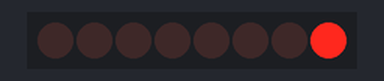
Recording of a sketch running on a simulated Arduino Uno, built with avr-gcc and run on an emulated ATmega328P. Parts: 8 shift-register outputs drawn as a row of LEDs (first output left, lit = HIGH). Wiring (inferred from the names in the program): shift register (74HC595): data pin 2; shift clock pin 4; latch pin 3. Wiring (inferred from the signals the program sends): row of LEDs: on Q0, Q1, Q2, Q3, Q4, Q5, Q6, Q7.

Above: at 0.12 s.
At 0.87 s:
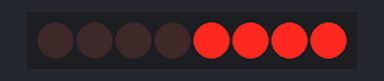
At 1.37 s:
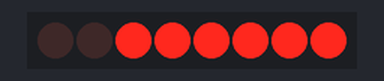
At 2.0 s:
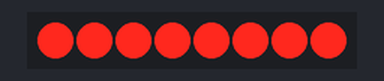
At 3.62 s:
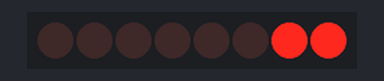
At 5.37 s:
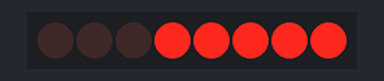
Timing chart, 0 to 5.7 s (numbered marks = the images above):
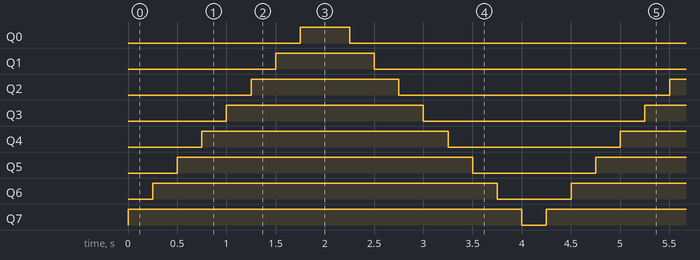

The sketch:

leds-girando-com-shiftout-e-for.ino
```cpp
#define data 2
#define latch 3
#define clock 4
const byte dados []={0X80,0XC0,0XE0, 0XF0, 0XF8, 0XFC,0XFE,0XFF, };
void setup() {
 configuraleds ();
 shiftOut (data, clock, MSBFIRST, 0X00);
 pulso (latch);

}

void loop () {
  for (int i=0; i<=7; i++){
  shiftOut (data, clock, MSBFIRST, dados[i]);
  pulso (latch);
  delay (250);
  }

  for (int i=7; i>=0; i--){
  shiftOut (data, clock, MSBFIRST, dados[i]);
  pulso (latch);
  delay (250);
  }
shiftOut (data, clock, MSBFIRST, 0X00);
 pulso (latch);
 delay (250);
}

void configuraleds (){
  pinMode (data, OUTPUT);
  pinMode (latch, OUTPUT);
  pinMode (clock, OUTPUT);
  digitalWrite (latch, 0);
  digitalWrite (clock, 0);
}

void pulso (int pino){
  digitalWrite (pino, 1);
  digitalWrite (pino, 0);
}
```

Measured:
- by itself, Q0: alternates HIGH for 0.50 s and LOW for 3.8 s
- by itself, Q1: alternates HIGH for 1.0 s and LOW for 3.3 s
- by itself, Q2: alternates HIGH for 1.5 s and LOW for 2.8 s
- by itself, Q3: alternates HIGH for 2.0 s and LOW for 2.3 s
- by itself, Q4: alternates HIGH for 2.5 s and LOW for 1.8 s
- by itself, Q5: alternates HIGH for 3.0 s and LOW for 1.3 s
- by itself, Q6: alternates HIGH for 3.5 s and LOW for 0.75 s
- by itself, Q7: alternates HIGH for 4.0 s and LOW for 0.25 s
